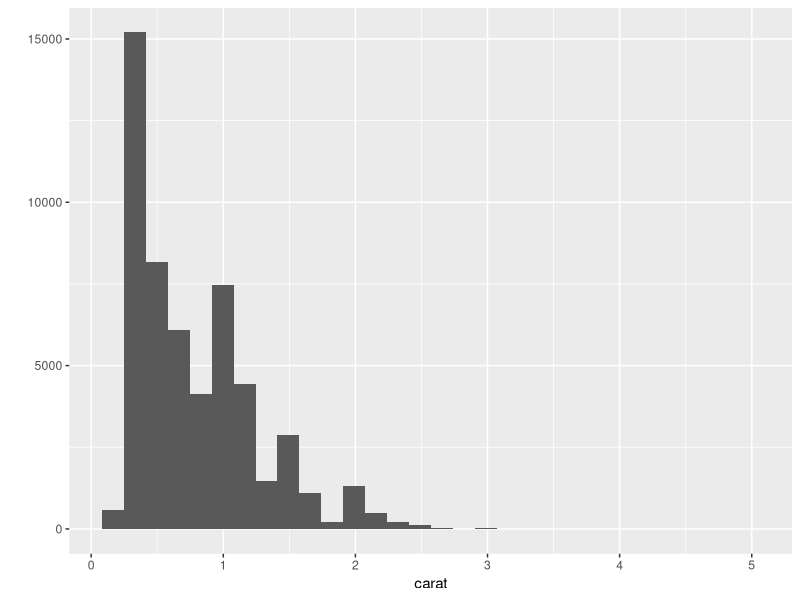
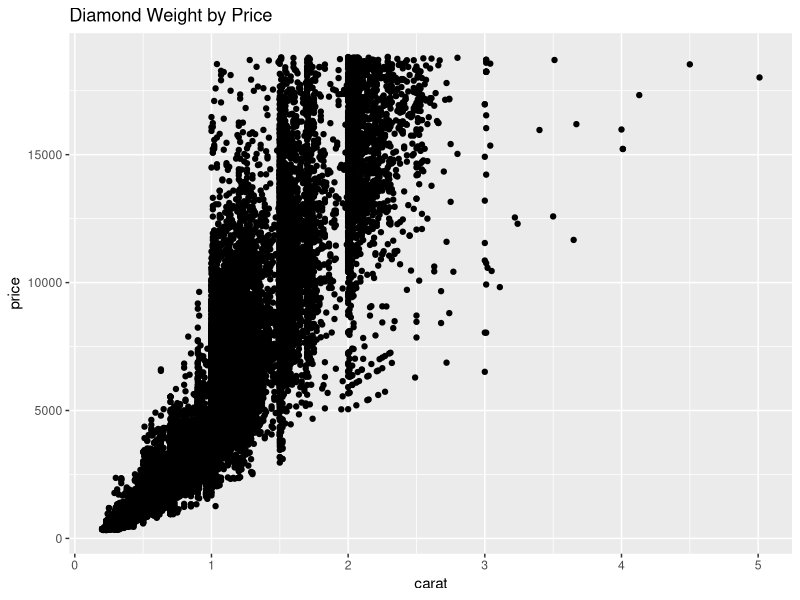
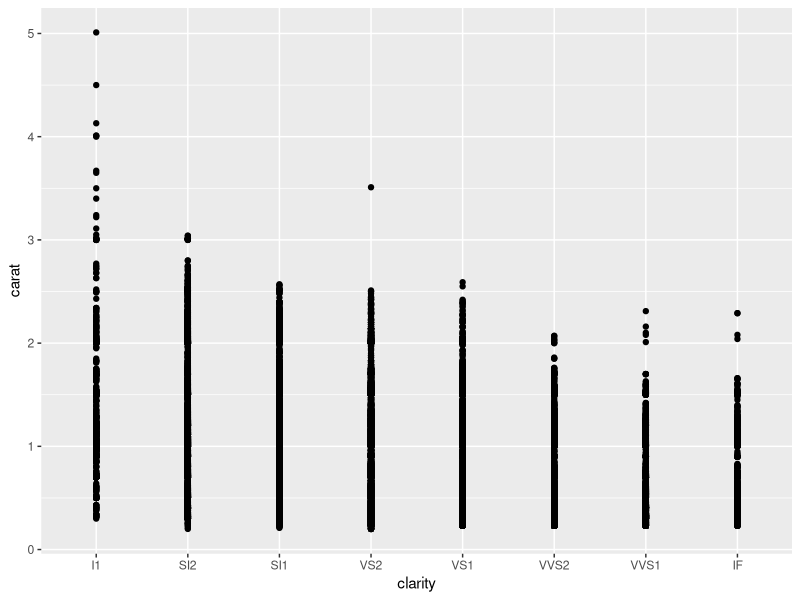
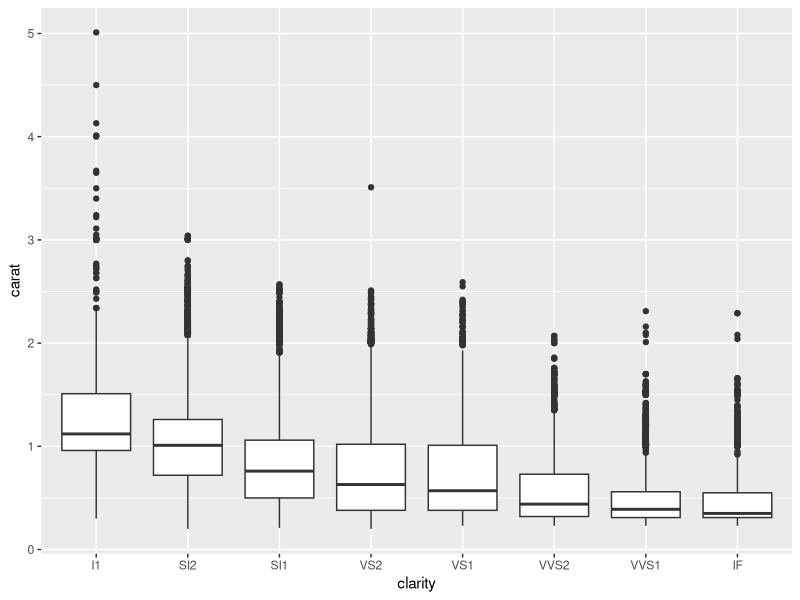
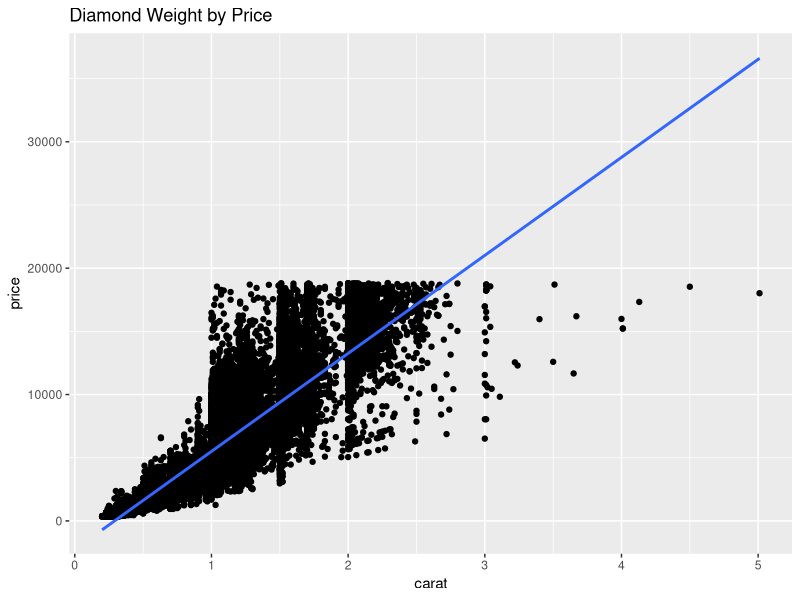
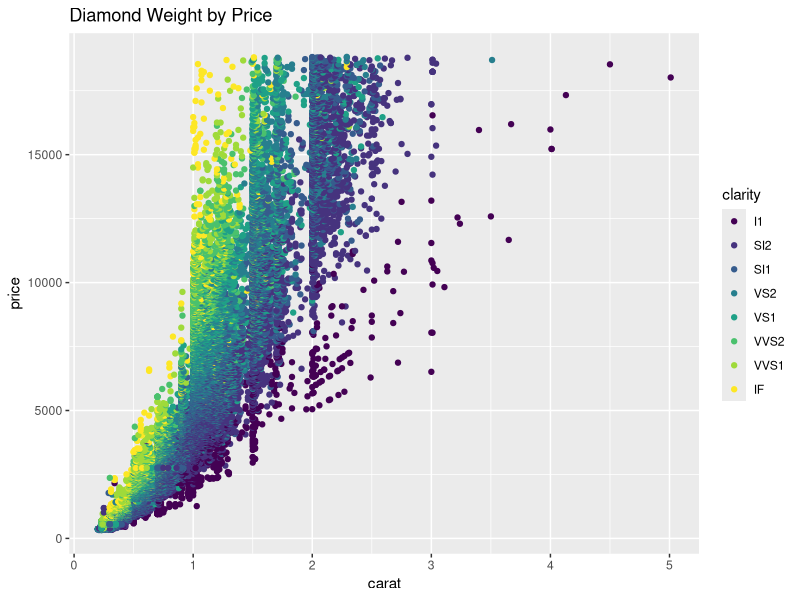
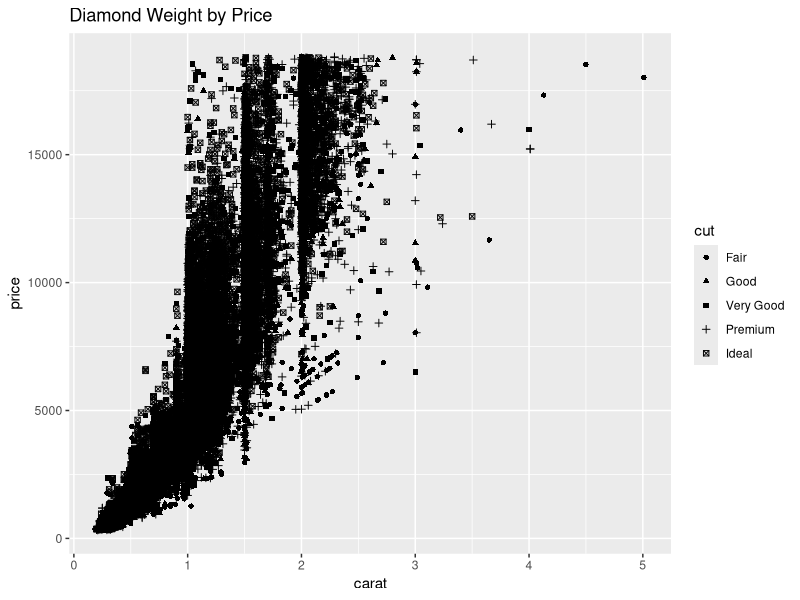
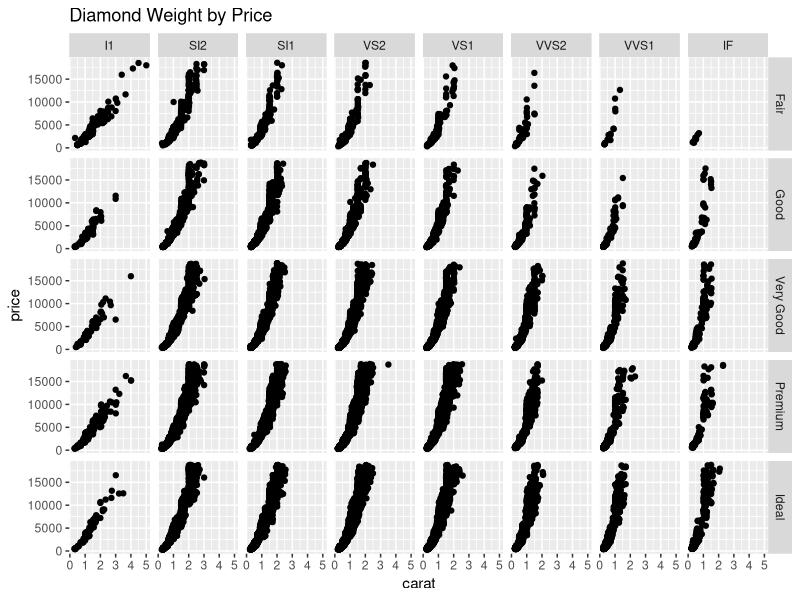

Generate these figures, in order, with R:
## ---- chunk 1
library(ggplot2)
head(diamonds)
## ---- chunk 2
library(ggplot2)
qplot(x=carat, data=diamonds)
## ---- chunk 3
qplot(x=carat, y=price, data=diamonds, main="Diamond Weight by Price")
## ---- chunk 4
qplot(x=clarity, y=carat, data=diamonds)
## ---- chunk 5
qplot(x=clarity, y=carat, data=diamonds, geom="boxplot")
## ---- chunk 6
qplot(x=carat, y=price, data=diamonds, main="Diamond Weight by Price") + stat_smooth(method="lm")
## ---- chunk 7
qplot(x=carat, y=price, data=diamonds, main="Diamond Weight by Price", color=clarity)
qplot(x=carat, y=price, data=diamonds, main="Diamond Weight by Price", shape=cut)
## ---- chunk 8
qplot(x=carat, y=price, data=diamonds, main="Diamond Weight by Price", facets=cut~clarity)
## ---- chunk 9

qplot(x=carat, y=price, data=diamonds, main="Diamond Weight by Price", color=clarity)+ theme_bw(20)

qplot(x=carat, y=price, data=diamonds, main="Diamond Weight by Price", color=clarity) + theme_classic(20)

## ---- chunk 10
theme_set(theme_bw(20))
qplot(price, data=diamonds)
qplot(depth, table, data=diamonds)
